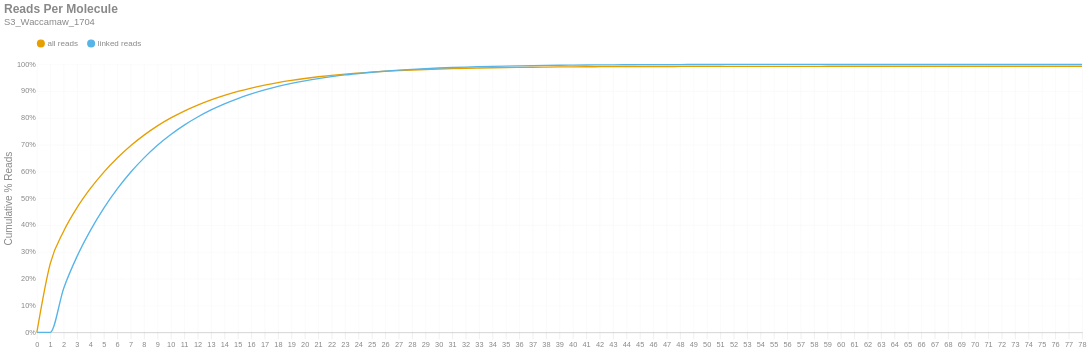

The notebook cell saved with this chart:
### Markdown cell above
### Reads per Molecule
This chart shows the cumulative distribution of the number of reads per linked molecule. That is, how many alignments are associated with a unique molecule. This excludes the number of reads associated with invalid or absent linked-read barcodes. The `linked` histogram is the percentages recalculated when disregarding singletons.

### Code cell
if SKIPLR:
    print_html(f"Skipped")
else:
    counts = np.bincount(valids['reads'].cast(pl.Int64).to_numpy())
    weighted = counts * np.arange(len(counts))
    all_perc = weighted / n_reads
    linked_perc = weighted / n_linked_reads
    linked_perc[1] = 0
    binned_df = pl.DataFrame({
        'readsper': list(range(len(counts))),
        'all reads (cumsum)': np.cumsum(all_perc).tolist(),
        'linked reads (cumsum)': np.cumsum(linked_perc).tolist(),
    })

    with SafeRender(binned_df):
        (
            density_plot(binned_df, 'Reads Per Molecule', samplename, 'readspmol')
            .encode(
                x=alt.X('readsper:O', title=None).axis(labelAngle=0).scale(padding=0),
                y=alt.Y('value:Q', title='Cumulative % Reads').axis(format='%').stack(False),
                color=alt.Color("key:N").scale(domain=["all reads", "linked reads"]),
                tooltip=[
                    alt.Tooltip("key:N", title="Data Type"),
                    alt.Tooltip("readsper:O", title="Reads Per Molecule"),
                    alt.Tooltip("value:Q", format=".2%", title="% Reads (Cum.)")
                ]            
            )
        ).display()

### Figure 1 — Vega-Lite specification as saved in the notebook (floating-point values rounded to 4 significant figures)
{"width": "container", "height": 400, "config": {"title": {"anchor": "start", "dy": -15, "fontSize": 18, "color": "#888888", "subtitleColor": "#888888", "subtitleFontSize": 14}, "arc": {"fill": "#0072B2"}, "axis": {"domainColor": "#888888", "domainWidth": 0.5, "gridWidth": 0.2, "grid": false, "titleFontWeight": 400, "titleFontSize": 15, "labelFontSize": 11, "labelColor": "#888888", "tickColor": "#888888", "tickWidth": 0.2, "titleColor": "#888888"}, "axisBand": {"grid": false}, "axisX": {"grid": true, "tickSize": 10, "domainCap": "round"}, "axisY": {"domain": false, "grid": true, "tickSize": 0, "domainCap": "round"}, "background": "transparent", "header": {"labelFontSize": 15, "labelColor": "#888888", "titleFontSize": 15, "titleFontWeight": 600, "titleColor": "#888888"}, "legend": {"labelFont": "sans-serif", "labelFontSize": 12, "labelColor": "#888888", "symbolSize": 100, "symbolType": "circle", "titleFontSize": 12, "titlePadding": 10, "titleColor": "#888888", "title": null, "orient": "top"}, "range": {"category": ["#E69F00", "#56B4E9", "#009E73", "#F0E442", "#0072B2", "#D55E00", "#CC79A7", "#000000"], "diverging": ["#cfe8f3", "#a2d4ec", "#73bfe2", "#46abdb", "#1696d2", "#12719e"]}, "area": {"fill": "#0072B2", "fillOpacity": 0.7, "line": true, "strokeOpacity": 0.7}, "line": {"color": "#0072B2", "stroke": "#0072B2", "strokeWidth": 2}, "trail": {"color": "#0072B2", "stroke": "#0072B2", "strokeWidth": 0, "size": 1}, "point": {"filled": true, "fillOpacity": 1.0, "size": 95}, "text": {"color": "#888888", "fontSize": 11, "align": "right", "fontWeight": 400, "size": 11}, "bar": {"fill": "#0072B2", "stroke": null}, "view": {"stroke": null, "continuousWidth": 660, "continuousHeight": 400}}, "data": {"name": "data-42bbba6a5bc4cdbeef49ab7789ba7258"}, "mark": {"type": "line", "interpolate": "monotone", "point": {"opacity": 0, "size": 275}}, "encoding": {"color": {"field": "key", "scale": {"domain": ["all reads", "linked reads"]}, "type": "nominal"}, "tooltip": [{"field": "key", "title": "Data Type", "type": "nominal"}, {"field": "readsper", "title": "Reads Per Molecule", "type": "ordinal"}, {"field": "value", "format": ".2%", "title": "% Reads (Cum.)", "type": "quantitative"}], "x": {"axis": {"labelAngle": 0}, "field": "readsper", "scale": {"padding": 0}, "title": null, "type": "ordinal"}, "y": {"axis": {"format": "%"}, "field": "value", "stack": false, "title": "Cumulative % Reads", "type": "quantitative"}}, "params": [{"name": "param_c36ac31b6afebe62", "select": {"type": "point", "fields": ["key"]}, "bind": "legend"}], "title": {"text": "Reads Per Molecule", "subtitle": "S3_Waccamaw_1704"}, "transform": [{"fold": ["all reads (cumsum)", "linked reads (cumsum)"]}, {"calculate": "replace(datum.key, ' (cumsum)', '')", "as": "key"}, {"filter": {"param": "param_c36ac31b6afebe62"}}], "usermeta": {"embedOptions": {"downloadFileName": "S3_Waccamaw_1704.readspmol"}}, "$schema": "https://vega.github.io/schema/vega-lite/v6.1.0.json", "datasets": {"data-42bbba6a5bc4cdbeef49ab7789ba7258": [{"readsper": 0, "all reads (cumsum)": 0.0, "linked reads (cumsum)": 0.0}, {"readsper": 1, "all reads (cumsum)": 0.2566, "linked reads (cumsum)": 0.0}, {"readsper": 2, "all reads (cumsum)": 0.3772, "linked reads (cumsum)": 0.1638}, {"readsper": 3, "all reads (cumsum)": 0.4652, "linked reads (cumsum)": 0.2834}, {"readsper": 4, "all reads (cumsum)": 0.5368, "linked reads (cumsum)": 0.3806}, {"readsper": 5, "all reads (cumsum)": 0.5979, "linked reads (cumsum)": 0.4636}, {"readsper": 6, "all reads (cumsum)": 0.6505, "linked reads (cumsum)": 0.5352}, {"readsper": 7, "all reads (cumsum)": 0.6963, "linked reads (cumsum)": 0.5973}, {"readsper": 8, "all reads (cumsum)": 0.7358, "linked reads (cumsum)": 0.6509}, {"readsper": 9, "all reads (cumsum)": 0.7703, "linked reads (cumsum)": 0.6979}, {"readsper": 10, "all reads (cumsum)": 0.7999, "linked reads (cumsum)": 0.738}, {"readsper": 11, "all reads (cumsum)": 0.8256, "linked reads (cumsum)": 0.773}, {"readsper": 12, "all reads (cumsum)": 0.8479, "linked reads (cumsum)": 0.8033}, {"readsper": 13, "all reads (cumsum)": 0.8674, "linked reads (cumsum)": 0.8298}, {"readsper": 14, "all reads (cumsum)": 0.8841, "linked reads (cumsum)": 0.8525}, {"readsper": 15, "all reads (cumsum)": 0.8988, "linked reads (cumsum)": 0.8724}, {"readsper": 16, "all reads (cumsum)": 0.9115, "linked reads (cumsum)": 0.8896}, {"readsper": 17, "all reads (cumsum)": 0.9224, "linked reads (cumsum)": 0.9045}, {"readsper": 18, "all reads (cumsum)": 0.932, "linked reads (cumsum)": 0.9175}, {"readsper": 19, "all reads (cumsum)": 0.9402, "linked reads (cumsum)": 0.9286}, {"readsper": 20, "all reads (cumsum)": 0.9472, "linked reads (cumsum)": 0.9382}, {"readsper": 21, "all reads (cumsum)": 0.9535, "linked reads (cumsum)": 0.9467}, {"readsper": 22, "all reads (cumsum)": 0.9589, "linked reads (cumsum)": 0.954}, {"readsper": 23, "all reads (cumsum)": 0.9635, "linked reads (cumsum)": 0.9604}, {"readsper": 24, "all reads (cumsum)": 0.9674, "linked reads (cumsum)": 0.9656}, {"readsper": 25, "all reads (cumsum)": 0.971, "linked reads (cumsum)": 0.9705}, {"readsper": 26, "all reads (cumsum)": 0.974, "linked reads (cumsum)": 0.9746}, {"readsper": 27, "all reads (cumsum)": 0.9766, "linked reads (cumsum)": 0.978}, {"readsper": 28, "all reads (cumsum)": 0.9789, "linked reads (cumsum)": 0.9812}, {"readsper": 29, "all reads (cumsum)": 0.9808, "linked reads (cumsum)": 0.9838}, {"readsper": 30, "all reads (cumsum)": 0.9825, "linked reads (cumsum)": 0.9861}, {"readsper": 31, "all reads (cumsum)": 0.984, "linked reads (cumsum)": 0.9881}, {"readsper": 32, "all reads (cumsum)": 0.9852, "linked reads (cumsum)": 0.9898}, {"readsper": 33, "all reads (cumsum)": 0.9862, "linked reads (cumsum)": 0.9912}, {"readsper": 34, "all reads (cumsum)": 0.9871, "linked reads (cumsum)": 0.9924}, {"readsper": 35, "all reads (cumsum)": 0.9879, "linked reads (cumsum)": 0.9935}, {"readsper": 36, "all reads (cumsum)": 0.9886, "linked reads (cumsum)": 0.9944}, {"readsper": 37, "all reads (cumsum)": 0.9892, "linked reads (cumsum)": 0.9952}, {"readsper": 38, "all reads (cumsum)": 0.9897, "linked reads (cumsum)": 0.9959}, {"readsper": 39, "all reads (cumsum)": 0.9902, "linked reads (cumsum)": 0.9966}, {"readsper": 40, "all reads (cumsum)": 0.9906, "linked reads (cumsum)": 0.9971}, {"readsper": 41, "all reads (cumsum)": 0.9909, "linked reads (cumsum)": 0.9975}, {"readsper": 42, "all reads (cumsum)": 0.9911, "linked reads (cumsum)": 0.9978}, {"readsper": 43, "all reads (cumsum)": 0.9913, "linked reads (cumsum)": 0.9981}, {"readsper": 44, "all reads (cumsum)": 0.9915, "linked reads (cumsum)": 0.9984}, {"readsper": 45, "all reads (cumsum)": 0.9917, "linked reads (cumsum)": 0.9986}, {"readsper": 46, "all reads (cumsum)": 0.9918, "linked reads (cumsum)": 0.9988}, {"readsper": 47, "all reads (cumsum)": 0.992, "linked reads (cumsum)": 0.999}, {"readsper": 48, "all reads (cumsum)": 0.9921, "linked reads (cumsum)": 0.9991}, {"readsper": 49, "all reads (cumsum)": 0.9922, "linked reads (cumsum)": 0.9993}, {"readsper": 50, "all reads (cumsum)": 0.9923, "linked reads (cumsum)": 0.9994}, {"readsper": 51, "all reads (cumsum)": 0.9923, "linked reads (cumsum)": 0.9995}, {"readsper": 52, "all reads (cumsum)": 0.9924, "linked reads (cumsum)": 0.9996}, {"readsper": 53, "all reads (cumsum)": 0.9925, "linked reads (cumsum)": 0.9996}, {"readsper": 54, "all reads (cumsum)": 0.9925, "linked reads (cumsum)": 0.9997}, {"readsper": 55, "all reads (cumsum)": 0.9925, "linked reads (cumsum)": 0.9997}, {"readsper": 56, "all reads (cumsum)": 0.9926, "linked reads (cumsum)": 0.9998}, {"readsper": 57, "all reads (cumsum)": 0.9926, "linked reads (cumsum)": 0.9998}, {"readsper": 58, "all reads (cumsum)": 0.9926, "linked reads (cumsum)": 0.9998}, {"readsper": 59, "all reads (cumsum)": 0.9926, "linked reads (cumsum)": 0.9999}, {"readsper": 60, "all reads (cumsum)": 0.9926, "linked reads (cumsum)": 0.9999}, {"readsper": 61, "all reads (cumsum)": 0.9927, "linked reads (cumsum)": 0.9999}, {"readsper": 62, "all reads (cumsum)": 0.9927, "linked reads (cumsum)": 0.9999}, {"readsper": 63, "all reads (cumsum)": 0.9927, "linked reads (cumsum)": 0.9999}, {"readsper": 64, "all reads (cumsum)": 0.9927, "linked reads (cumsum)": 1.0}, {"readsper": 65, "all reads (cumsum)": 0.9927, "linked reads (cumsum)": 1.0}, {"readsper": 66, "all reads (cumsum)": 0.9927, "linked reads (cumsum)": 1.0}, {"readsper": 67, "all reads (cumsum)": 0.9927, "linked reads (cumsum)": 1.0}, {"readsper": 68, "all reads (cumsum)": 0.9927, "linked reads (cumsum)": 1.0}, {"readsper": 69, "all reads (cumsum)": 0.9927, "linked reads (cumsum)": 1.0}, {"readsper": 70, "all reads (cumsum)": 0.9927, "linked reads (cumsum)": 1.0}, {"readsper": 71, "all reads (cumsum)": 0.9927, "linked reads (cumsum)": 1.0}, {"readsper": 72, "all reads (cumsum)": 0.9927, "linked reads (cumsum)": 1.0}, {"readsper": 73, "all reads (cumsum)": 0.9927, "linked reads (cumsum)": 1.0}, {"readsper": 74, "all reads (cumsum)": 0.9927, "linked reads (cumsum)": 1.0}, {"readsper": 75, "all reads (cumsum)": 0.9927, "linked reads (cumsum)": 1.0}, {"readsper": 76, "all reads (cumsum)": 0.9927, "linked reads (cumsum)": 1.0}, {"readsper": 77, "all reads (cumsum)": 0.9927, "linked reads (cumsum)": 1.0}, {"readsper": 78, "all reads (cumsum)": 0.9927, "linked reads (cumsum)": 1.0}]}}
